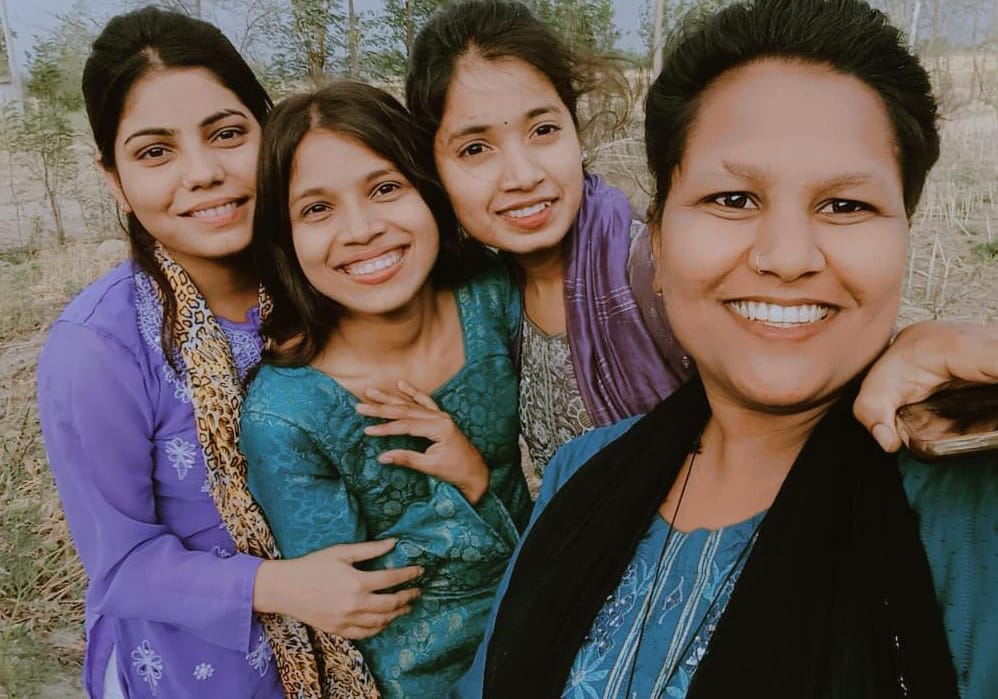
#> input picture group.jpeg, 998 x 699 px; its folder holds only this picture in this run
$ python -i app.py   (imports and definitions only)
#> lines starting #> are read from the running program, lines starting #| are printed output that depends on the picture
#> further down, picture is the input picture: shape (699, 998, 3); mean B, G, R 86.2, 89.5, 99.9
"""
Smart Attendance System
Flask + OpenCV LBPH Face Recognition

Lightweight version for free deployment.
No TensorFlow / FaceNet required.
"""

import os
import csv
import uuid
from datetime import datetime

import cv2
from flask import (
    Flask,
    render_template,
    request,
    redirect,
    url_for,
    send_file,
    flash,
)


# ============================================================
# CONFIGURATION
# ============================================================

BASE_DIR = os.path.dirname(os.path.abspath(__file__))

DATASET_PATH = os.path.join(BASE_DIR, "dataset")
ATTENDANCE_FILE = os.path.join(BASE_DIR, "attendance.csv")

UPLOAD_FOLDER = os.path.join(BASE_DIR, "static", "uploads")
RESULT_FOLDER = os.path.join(BASE_DIR, "static", "results")

# [5 lines not run here, left out]

# Use environment variable in deployment.
# [4 lines that did not run here, left out]

# [1 line that did not run here, left out]


# ============================================================
# ROLL NUMBER MAPPING
# ============================================================

# Keep these names exactly the same as your dataset folders.

ROLL_NUMBERS = {
    "anika": "1",
    "mansi": "2",
    "shiwani": "3",
}


# ============================================================
# FACE DETECTOR
# ============================================================

face_cascade = cv2.CascadeClassifier(
    cv2.data.haarcascades
    + "haarcascade_frontalface_default.xml"
)

# [13 lines not run here, left out]

recognizer = cv2.face.LBPHFaceRecognizer_create(
    radius=1,
    neighbors=8,
    grid_x=8,
    grid_y=8
)


# Maps numeric LBPH labels to student names.
label_to_name = {}

# Students that actually have usable training images.
known_names = set()

# LBPH confidence:
# LOWER value = better match.
#
# 50-70 -> usually stronger match
# 70-90 -> moderate
# > 90  -> usually unknown
LBPH_THRESHOLD = 85.0


# ============================================================
# FACE PREPROCESSING
# ============================================================

def prepare_face(face):
    """
    Convert a face to grayscale and resize it to a fixed size.
    """

    if face is None or face.size == 0:
        return None

    gray = cv2.cvtColor(face, cv2.COLOR_BGR2GRAY)

    gray = cv2.resize(
        gray,
        (160, 160),
        interpolation=cv2.INTER_AREA
    )

    # Improve contrast slightly.
    gray = cv2.equalizeHist(gray)

    return gray


# ============================================================
# DETECT FACE FROM TRAINING IMAGE
# ============================================================

def extract_training_faces(image):
    """
    Detect faces from a dataset image.
    Returns prepared grayscale face images.
    """

    if image is None:
        return []

    gray = cv2.cvtColor(image, cv2.COLOR_BGR2GRAY)
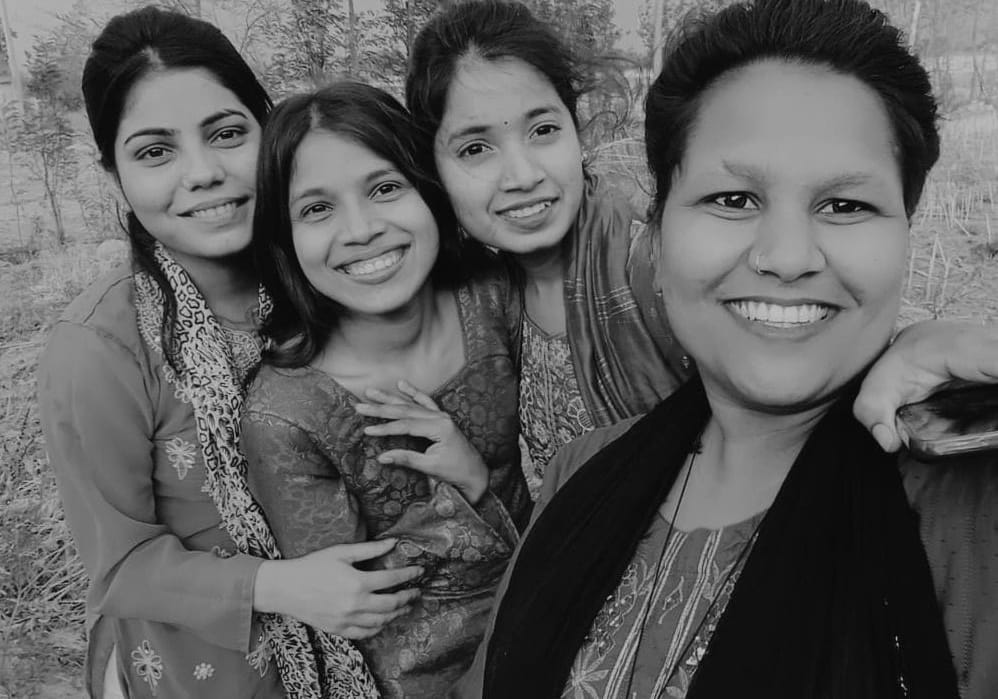
#> gray: shape (699, 998); min 1, max 207, mean 92.3

    faces = face_cascade.detectMultiScale(
        gray,
        scaleFactor=1.1,
        minNeighbors=5,
        minSize=(50, 50)
    )
#> faces = [[520, 315, 62, 62], [99, 69, 183, 183], [264, 130, 177, 177], [415, 64, 189, 189], [634, 84, 303, 303]]

    result = []

    for x, y, w, h in faces:

        face = image[
            y:y + h,
            x:x + w
        ]

        prepared = prepare_face(face)

        if prepared is not None:
            result.append(prepared)
#> this loop made 5 passes
#> pass 1, in extract_training_faces, `face = image[ y:y + h, x:x + w ]`:
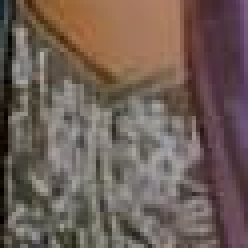
#> face: shape (62, 62, 3) (shown 4 times larger); mean B, G, R 86.9, 94.6, 110.9
#> pass 1, in prepare_face, `gray = cv2.cvtColor(face, cv2.COLOR_BGR2GRAY)`:
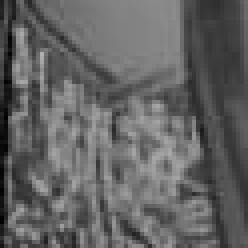
#> gray: shape (62, 62) (shown 4 times larger); min 1, max 177, mean 98.6
#> pass 1, in prepare_face, `gray = cv2.resize( gray, (160, 160), interpolation=cv2.INTER_AREA )`:
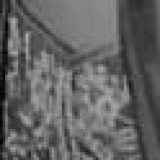
#> gray: shape (160, 160); min 1, max 177, mean 98.6
#> pass 1, in prepare_face, `gray = cv2.equalizeHist(gray)`:
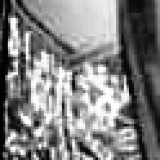
#> gray: shape (160, 160); min 0, max 255, mean 128.7
#> after the loop:
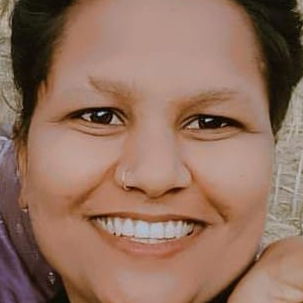
#> face: shape (303, 303, 3); mean B, G, R 94.1, 111.4, 145.5
#> after the loop, result = 5 items

    return result


# ============================================================
# TRAIN LBPH MODEL
# ============================================================

# [124 lines left out: function train_recognizer, not called in this run]


# Train once when the application starts.
# [1 line not run here, left out]


# ============================================================
# ATTENDANCE CSV FUNCTIONS
# ============================================================

# [578 lines left out: functions read_todays_existing_roll_numbers, append_attendance, read_all_attendance, get_roll_number_table, calculate_confidence, run_attendance and 5 more, not called in this run]


# ============================================================
# LOCAL RUN
# ============================================================

# [14 lines not run here, left out]

>>> import cv2
>>> picture = cv2.imread('group.jpeg')
>>> result = extract_training_faces(picture)
#> result = 5 items
